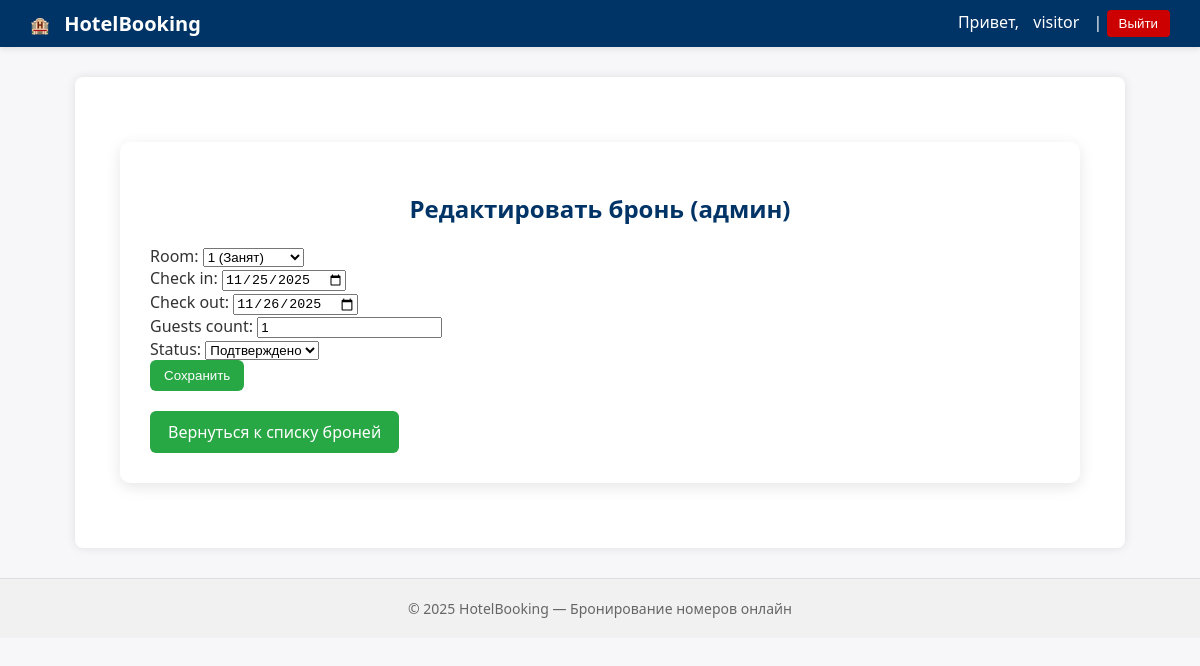
Screenshot of /booking/booking/12/edit/ (signed in) with the database file from the repository.
### account_app/models.py (models this page shows, shortened)
class User(AbstractUser):
    ROLE_CHOICES = (
        ('admin', 'Администратор'),
        ('guest', 'Гость'),
    )
    role = models.CharField(max_length=10, choices=ROLE_CHOICES, default='guest')
    is_approved = models.BooleanField(default=False)
    objects = UserManager()

### booking_app/models.py (models this page shows, shortened)
class Booking(models.Model):
    STATUS_CHOICES = (
        ('confirmed', 'Подтверждено'),
        ('cancelled', 'Отменено'),
    )
    guest = models.ForeignKey(User, on_delete=models.CASCADE, related_name='bookings')
    room = models.ForeignKey(Room, on_delete=models.CASCADE)
    check_in = models.DateField()
    check_out = models.DateField()
    guests_count = models.PositiveIntegerField()
    status = models.CharField(max_length=10, choices=STATUS_CHOICES, default='confirmed')
    objects = models.Manager()

### booking_app/views.py (the view)
# urls.py: path('booking/<int:pk>/edit/', booking_edit_view, name='booking_edit'),
@login_required
def booking_edit_view(request, pk):
    booking = get_object_or_404(Booking, pk=pk)
    if request.method == 'POST':
        form = BookingAdminForm(request.POST, instance=booking)
        if form.is_valid():
            form.save()
            messages.success(request, "Бронь успешно обновлена!")
            return redirect('booking_app:booking_manage')
    else:
        form = BookingAdminForm(instance=booking)
    return render(request, 'booking_app/booking_edit.html', {
        'form': form,
        'title': 'Редактировать бронь (админ)'
    })

### booking_app/forms.py
class BookingAdminForm(forms.ModelForm):
    class Meta:
        model = Booking
        fields = ['room', 'check_in', 'check_out', 'guests_count', 'status']
        widgets = {
            'check_in': forms.DateInput(attrs={'type': 'date'}),
            'check_out': forms.DateInput(attrs={'type': 'date'}),
        }

### booking_app/models.py (called while the page is built)
    def __str__(self):
        return f"{self.title} ({self.get_status_display()})"

### booking_app/templates/booking_app/booking_edit.html (shortened to what this page needs)
{% extends "base.html" %}
{% block content %}
<div class="profile-container">
    <h2>{{ title }}</h2>
    <form method="post">
        <div class="form-group">
            {{ form.room.label_tag }}
            {{ form.room }}
        </div>
        <div class="form-group">
            {{ form.check_in.label_tag }}
            {{ form.check_in }}
        </div>
        <div class="form-group">
            {{ form.check_out.label_tag }}
            {{ form.check_out }}
        </div>
        <div class="form-group">
            {{ form.guests_count.label_tag }}
            {{ form.guests_count }}
        </div>
        <div class="form-group">
            {{ form.status.label_tag }}
            {{ form.status }}
        </div>
        <button type="submit" class="btn-edit">Сохранить</button>
    </form>
    <a href="{% url 'booking_app:booking_manage' %}" class="add-room-btn">Вернуться к списку броней</a>
</div>
{% endblock %}

### templates/base.html (shortened to what this page needs)
<!DOCTYPE html>
<html lang="ru">
<head>
    {% load static %}
    <link rel="stylesheet" href="{% static 'css/style.css' %}">
</head>
<body>
    <nav>
        <div class="nav-left">
            🏨 <a href="/" class="brand">HotelBooking</a>
        </div>
        <div class="nav-right">
            {% if user.is_authenticated %}
                Привет, <a href="{% url 'account_app:profile' %}">{{ user.username }}</a> |
                <form method="post" action="{% url 'account_app:logout' %}" class="logout-form">
                    <button type="submit">Выйти</button>
                </form>
            {% else %}
                <a href="{% url 'account_app:login' %}">Вход</a> |
                <a href="{% url 'account_app:signup' %}">Регистрация</a>
            {% endif %}
        </div>
    </nav>
    <main>
        {% block content %}
        {% endblock %}
    </main>
    <footer>
        © 2025 HotelBooking — Бронирование номеров онлайн
    </footer>
</body>
</html>

### idz_project/static/css/style.css (style rules this page uses)
body { font-family: "Segoe UI", Roboto, Arial, sans-serif; background-color: #f7f7f9; color: #333; margin: 0; padding: 0; }
nav { background-color: #003366; color: white; display: flex; justify-content: space-between; align-items: center; padding: 10px 30px; box-shadow: 0 2px 6px rgba(0, 0, 0, 0.1); }
nav a { color: white; text-decoration: none; margin: 0 10px; font-weight: 500; transition: color 0.3s ease; }
.brand { font-size: 20px; font-weight: bold; color: white; text-decoration: none; }
.logout-form { display: inline; }
.logout-form button { background-color: #cc0000; border: none; color: white; padding: 6px 12px; border-radius: 4px; cursor: pointer; font-weight: 500; transition: background 0.3s ease; }
main { max-width: 1000px; margin: 30px auto; background-color: white; padding: 25px; border-radius: 8px; box-shadow: 0 0 10px rgba(0, 0, 0, 0.1); }
footer { text-align: center; color: #666; padding: 20px; font-size: 14px; border-top: 1px solid #ddd; background: #f1f1f1; }
.profile-container { max-width: 900px; margin: 40px auto; background: #ffffff; padding: 30px; border-radius: 10px; box-shadow: 0 4px 15px rgba(0, 0, 0, 0.1); }
.profile-container h2 { text-align: center; color: #003366; margin-bottom: 20px; }
.add-room-btn { display: inline-block; margin-top: 20px; padding: 10px 18px; background-color: #28a745; color: white; text-decoration: none; border-radius: 6px; font-weight: 500; transition: background 0.3s ease; }
.btn-edit, .btn-cancel, .btn-delete { display: inline-block; padding: 8px 14px; border: none; border-radius: 6px; font-weight: 500; cursor: pointer; text-decoration: none; transition: background 0.3s ease; appearance: none; -webkit-appearance: none; -moz-appearance: none; background-clip: padding-box; box-sizing: border-box; margin: 0; line-height: normal; }
.btn-edit { background-color: #28a745; color: #fff; }

### rows the page displays
User: username "visitor"
Booking: room "1 (Занят)", check_in "11/25/2025", check_out "11/26/2025", guests_count "1", status "Подтверждено"

### other values shown
{{ title }} "Редактировать бронь (админ)"
